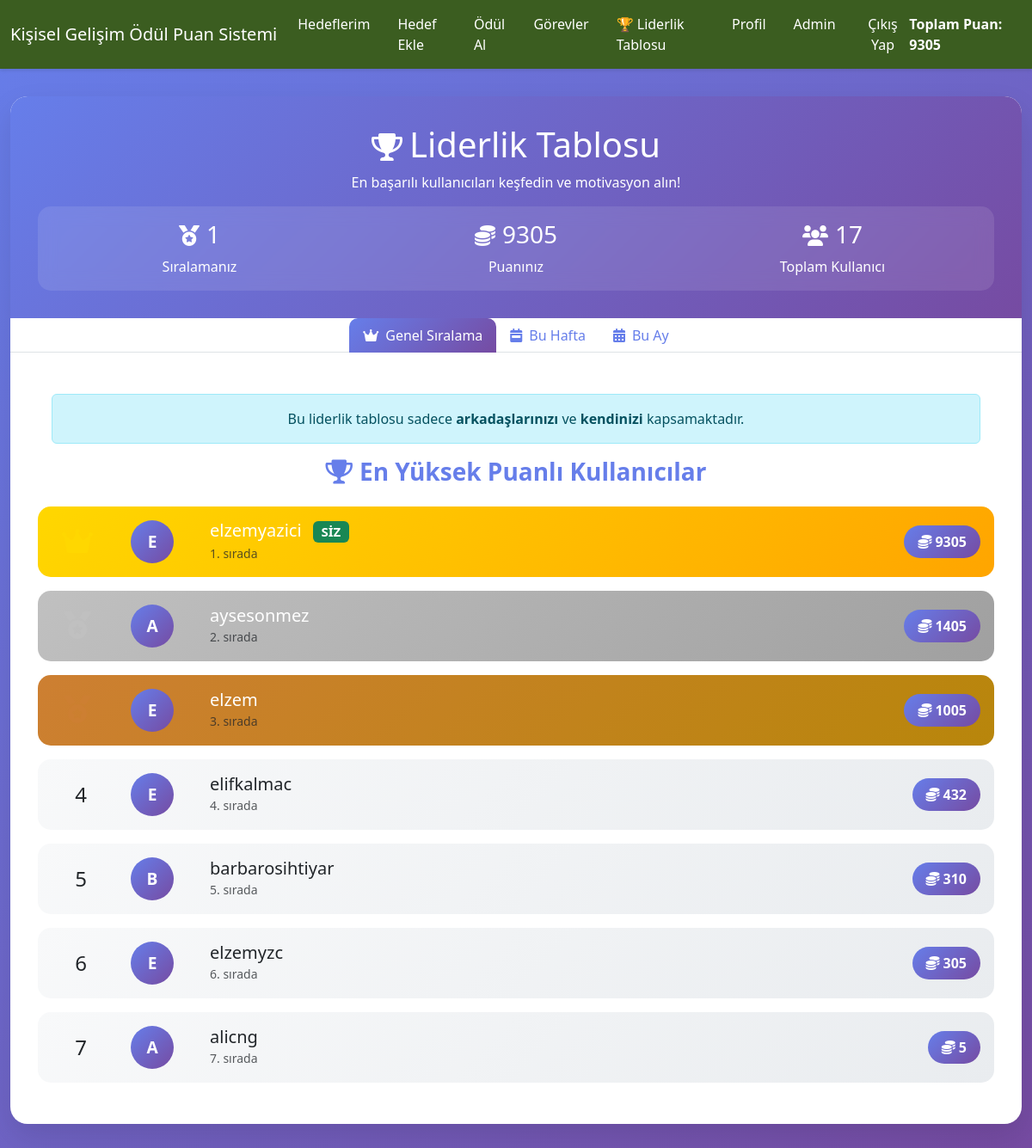
Page /accounts/leaderboard/ (signed in) on the committed database.
### accounts/models.py (models this page shows, shortened)
class Profile(models.Model):
    user = models.OneToOneField(User, on_delete=models.CASCADE)
    points = models.IntegerField(default=0)
    last_login_bonus = models.DateField(null=True, blank=True)
    daily_bonus_claimed = models.DateField(null=True, blank=True)

### accounts/views.py (the view)
# urls.py: path('leaderboard/', views.leaderboard, name='leaderboard'),
@login_required
def leaderboard(request):
    friend_ids = Friend.objects.filter(user=request.user).values_list('friend_id', flat=True)
    visible_user_ids = list(friend_ids) + [request.user.id]
    top_users = Profile.objects.select_related('user') \
    .filter(user__id__in=visible_user_ids) \
    .order_by('-points')
    user_profile = Profile.objects.get(user=request.user)
    user_rank = Profile.objects.filter(points__gt=user_profile.points).count() + 1
    today = timezone.now().date()
    week_start = today - timedelta(days=today.weekday())
    week_end = week_start + timedelta(days=6)
    weekly_completions = GoalCompletion.objects.filter(
        date__range=[week_start, week_end],
        completed=True,
        user__id__in=visible_user_ids  # SADECE arkadaşlar ve kendin
    ).values('user__username', 'user__profile__points').annotate(
        completions=models.Count('id')
    ).order_by('-completions')[:10]
    month_start = today.replace(day=1)
    month_end = month_start + relativedelta(months=1) - timedelta(days=1)
    monthly_completions = GoalCompletion.objects.filter(
        date__range=[month_start, month_end],
        completed=True,
        user__id__in=visible_user_ids  # SADECE arkadaşlar ve kendin
    ).values('user__username', 'user__profile__points').annotate(
        completions=models.Count('id')
    ).order_by('-completions')[:10]
    context = {
        'top_users': top_users,
        'user_rank': user_rank,
        'user_points': user_profile.points,
        'weekly_leaders': weekly_completions,
        'monthly_leaders': monthly_completions,
        'total_users': Profile.objects.count(),
    }
    return render(request, 'accounts/leaderboard.html', context)

### accounts/templates/accounts/leaderboard.html (shortened to what this page needs)
<!DOCTYPE html>
<html lang="tr">
  <head>
    <link
      href="https://cdn.jsdelivr.net/npm/bootstrap@5.3.0/dist/css/bootstrap.min.css"
      rel="stylesheet"
    />
    <link
      href="https://cdnjs.cloudflare.com/ajax/libs/font-awesome/6.0.0/css/all.min.css"
      rel="stylesheet"
    />
  </head>
  <body>
    <nav class="navbar navbar-expand-lg navbar-custom">
      <div class="container-fluid">
        <a class="navbar-brand" href="{% url 'home' %}"
          >Kişisel Gelişim Ödül Puan Sistemi</a
        >
        <div>
          <ul class="navbar-nav me-auto mb-2 mb-lg-0 d-flex flex-row gap-3">
            <li class="nav-item">
              <a class="nav-link" href="{% url 'goal_list' %}">Hedeflerim</a>
            </li>
            <li class="nav-item">
              <a class="nav-link" href="{% url 'add_goal' %}">Hedef Ekle</a>
            </li>
            <li class="nav-item">
              <a class="nav-link" href="{% url 'reward_list' %}">Ödül Al</a>
            </li>
            <li class="nav-item">
              <a class="nav-link" href="{% url 'task_pool' %}">Görevler</a>
            </li>
            <li class="nav-item">
              <a class="nav-link" href="{% url 'leaderboard' %}"
                >🏆 Liderlik Tablosu</a
              >
            </li>
            <li class="nav-item">
              <a class="nav-link" href="{% url 'profile' %}">Profil</a>
            </li>
            {% if user.is_superuser %}
            <li class="nav-item">
              <a class="nav-link" href="{% url 'admin:index' %}">Admin</a>
            </li>
            {% endif %}
            <li class="nav-item">
              <form
                method="post"
                action="{% url 'logout' %}"
                style="display: inline"
              >
                <button
                  type="submit"
                  class="nav-link"
                  style="background: none; border: none"
                >
                  Çıkış Yap
                </button>
              </form>
            </li>
          </ul>
        </div>
        <span class="text-white fw-bold"
          >Toplam Puan: {{ user.profile.points }}</span
        >
      </div>
    </nav>
    <div class="container-fluid">
      <div class="leaderboard-container">
        <div class="leaderboard-header">
          <h1><i class="fas fa-trophy crown"></i>Liderlik Tablosu</h1>
          <p class="mb-0">
            En başarılı kullanıcıları keşfedin ve motivasyon alın!
          </p>
          <div class="user-stats">
            <div class="row text-center">
              <div class="col-md-4">
                <h3><i class="fas fa-medal medal"></i>{{ user_rank }}</h3>
                <p class="mb-0">Sıralamanız</p>
              </div>
              <div class="col-md-4">
                <h3><i class="fas fa-coins medal"></i>{{ user_points }}</h3>
                <p class="mb-0">Puanınız</p>
              </div>
              <div class="col-md-4">
                <h3><i class="fas fa-users medal"></i>{{ total_users }}</h3>
                <p class="mb-0">Toplam Kullanıcı</p>
              </div>
            </div>
          </div>
        </div>
        <ul
          class="nav nav-tabs justify-content-center"
          id="myTab"
          role="tablist"
        >
          <li class="nav-item" role="presentation">
            <button
              class="nav-link active"
              id="overall-tab"
              data-bs-toggle="tab"
              data-bs-target="#overall"
              type="button"
              role="tab"
            >
              <i class="fas fa-crown me-2"></i>Genel Sıralama
            </button>
          </li>
          <li class="nav-item" role="presentation">
            <button
              class="nav-link"
              id="weekly-tab"
              data-bs-toggle="tab"
              data-bs-target="#weekly"
              type="button"
              role="tab"
            >
              <i class="fas fa-calendar-week me-2"></i>Bu Hafta
            </button>
          </li>
          <li class="nav-item" role="presentation">
            <button
              class="nav-link"
              id="monthly-tab"
              data-bs-toggle="tab"
              data-bs-target="#monthly"
              type="button"
              role="tab"
            >
              <i class="fas fa-calendar-alt me-2"></i>Bu Ay
            </button>
          </li>
        </ul>
        <div class="tab-content" id="myTabContent">
          <div class="tab-pane fade show active" id="overall" role="tabpanel">
              <div class="alert alert-info text-center mt-3 mx-3" role="alert">
                Bu liderlik tablosu sadece <strong>arkadaşlarınızı</strong> ve <strong>kendinizi</strong> kapsamaktadır.
              </div>
            <h3 class="stats-title text-center mb-4">
              <i class="fas fa-trophy me-2"></i>En Yüksek Puanlı Kullanıcılar
            </h3>
            {% for profile in top_users %}
            <div
              class="card rank-card {% if forloop.counter == 1 %}rank-1 {% elif forloop.counter == 2 %}rank-2 {% elif forloop.counter == 3 %}rank-3 {% else %}rank-other{% endif %}"
            >
              <div class="card-body py-3">
                <div class="row align-items-center">
                  <div class="col-1 text-center">
                    {% if forloop.counter == 1 %}
                    <i class="fas fa-crown crown" style="color: #ffd700"></i>
                    {% elif forloop.counter == 2 %}
                    <i class="fas fa-medal crown" style="color: #c0c0c0"></i>
                    {% elif forloop.counter == 3 %}
                    <i class="fas fa-medal crown" style="color: #cd7f32"></i>
                    {% else %}
                    <span class="h4 mb-0">{{ forloop.counter }}</span>
                    {% endif %}
                  </div>
                  <div class="col-1">
                    <div class="user-avatar">
                      {{ profile.user.username|first|upper }}
                    </div>
                  </div>
                  <div class="col-8">
                    <h5 class="card-title mb-0">
                      {{ profile.user.username }} {% if profile.user == user %}
                      <span class="badge bg-success ms-2">SİZ</span>
                      {% endif %}
                    </h5>
                    <small class="text-muted"
                      >{{ forloop.counter }}. sırada</small
                    >
                  </div>
                  <div class="col-2 text-end">
                    <span class="points-badge">
                      <i class="fas fa-coins me-1"></i>{{ profile.points }}
                    </span>
                  </div>
                </div>
              </div>
            </div>
            {% empty %}
            <div class="text-center py-5">
              <i class="fas fa-users fa-3x text-muted mb-3"></i>
              <h5 class="text-muted">Henüz kullanıcı bulunmuyor</h5>
            </div>
            {% endfor %}
          </div>
        </div>
      </div>
    </div>
  </body>
</html>

### accounts/templates/accounts/leaderboard.html (style rules this page uses)
body { background: linear-gradient(135deg, #667eea 0%, #764ba2 100%); font-family: "Segoe UI", Tahoma, Geneva, Verdana, sans-serif; min-height: 100vh; }
.navbar-custom { background-color: #3b5d20; box-shadow: 0 2px 4px rgba(0, 0, 0, 0.1); }
.navbar-custom .nav-link, .navbar-custom .navbar-brand { color: white; font-weight: 500; }
.leaderboard-container { background: white; border-radius: 20px; box-shadow: 0 15px 35px rgba(0, 0, 0, 0.1); margin: 2rem auto; max-width: 1200px; overflow: hidden; }
.leaderboard-header { background: linear-gradient(135deg, #667eea 0%, #764ba2 100%); color: white; padding: 2rem; text-align: center; }
.user-stats { background: rgba(255, 255, 255, 0.1); border-radius: 15px; padding: 1rem; margin-top: 1rem; backdrop-filter: blur(10px); }
.rank-card { transition: all 0.3s ease; border: none; border-radius: 15px; margin-bottom: 1rem; overflow: hidden; }
.rank-1 { background: linear-gradient(135deg, #ffd700, #ffa500); color: white; }
.rank-2 { background: linear-gradient(135deg, #c0c0c0, #a0a0a0); color: white; }
.rank-3 { background: linear-gradient(135deg, #cd7f32, #b8860b); color: white; }
.rank-other { background: linear-gradient(135deg, #f8f9fa, #e9ecef); }
.crown { font-size: 2rem; margin-right: 0.5rem; }
.user-avatar { width: 50px; height: 50px; border-radius: 50%; background: linear-gradient(135deg, #667eea, #764ba2); display: flex; align-items: center; justify-content: center; color: white; font-weight: bold; font-size: 1.2rem; }
.stats-title { color: #667eea; font-weight: bold; margin-bottom: 1rem; }
.medal { font-size: 1.5rem; margin-right: 0.5rem; }
.points-badge { background: linear-gradient(135deg, #667eea, #764ba2); color: white; padding: 0.5rem 1rem; border-radius: 25px; font-weight: bold; }
.tab-content { padding: 2rem; }
.nav-tabs .nav-link { border: none; color: #667eea; font-weight: 500; }
.nav-tabs .nav-link.active { background: linear-gradient(135deg, #667eea, #764ba2); color: white; border-radius: 10px 10px 0 0; }

### rows in the picture
Profile: user.username|first "E", user.username "elzemyazici", shows "SİZ", points "9305"
Profile: user.username|first "A", user.username "aysesonmez", points "1405"
Profile: user.username|first "E", user.username "elzem", points "1005"
Profile: user.username|first "E", user.username "elifkalmac", points "432"
Profile: user.username|first "B", user.username "barbarosihtiyar", points "310"
Profile: user.username|first "E", user.username "elzemyzc", points "305"
Profile: user.username|first "A", user.username "alicng", points "5"

### other values in the picture
{{ user.profile.points }} "9305"
{{ user_rank }} "1"
{{ user_points }} "9305"
{{ total_users }} "17"
